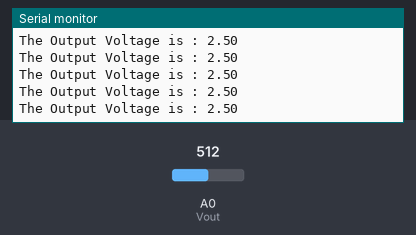
Bench run of a sketch on a simulated Arduino Uno, built with avr-gcc and run on an emulated ATmega328P. Parts: the last lines printed to the serial monitor. Inputs (shaded band) come from the test bench; at power-on: A0 (Vout) = 512.

Above: at 1.2 s.
1.3 s: A0 (Vout) set to 716
At 2.2 s:
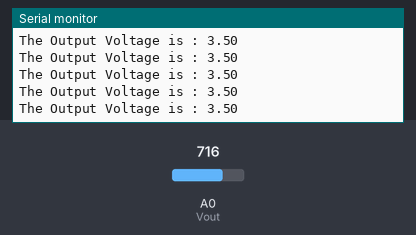
2.8 s: A0 (Vout) set to 900
At 3.9 s:
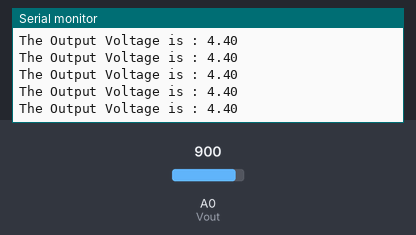
Timing chart, 0 to 5.8 s (numbered marks = the images above; inputs shaded):
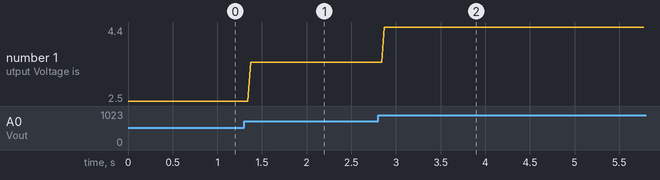

Measured:
- after the input at 1.3 s, the serial monitor: prints a new line after 0.07 s (image 1)
- after the input at 2.8 s, the serial monitor: prints a new line after 0.07 s (image 2)
- plotted number 1: 2.5 → 3.5 after the input at 1.3 s, 3.5 → 4.4 after the input at 2.8 s

The sketch:

Potentiometer.ino
```cpp
int Vout = A0;
float V2;
void setup() {
  // put your setup code here, to run once:
  pinMode(Vout,INPUT);
Serial.begin(9600);
}

void loop() {
  // put your main code here, to run repeatedly:
  V2 = analogRead(Vout);
  V2 = (5./1023.)*V2;
  Serial.print("The Output Voltage is : ");
  Serial.println(V2);

}
```
